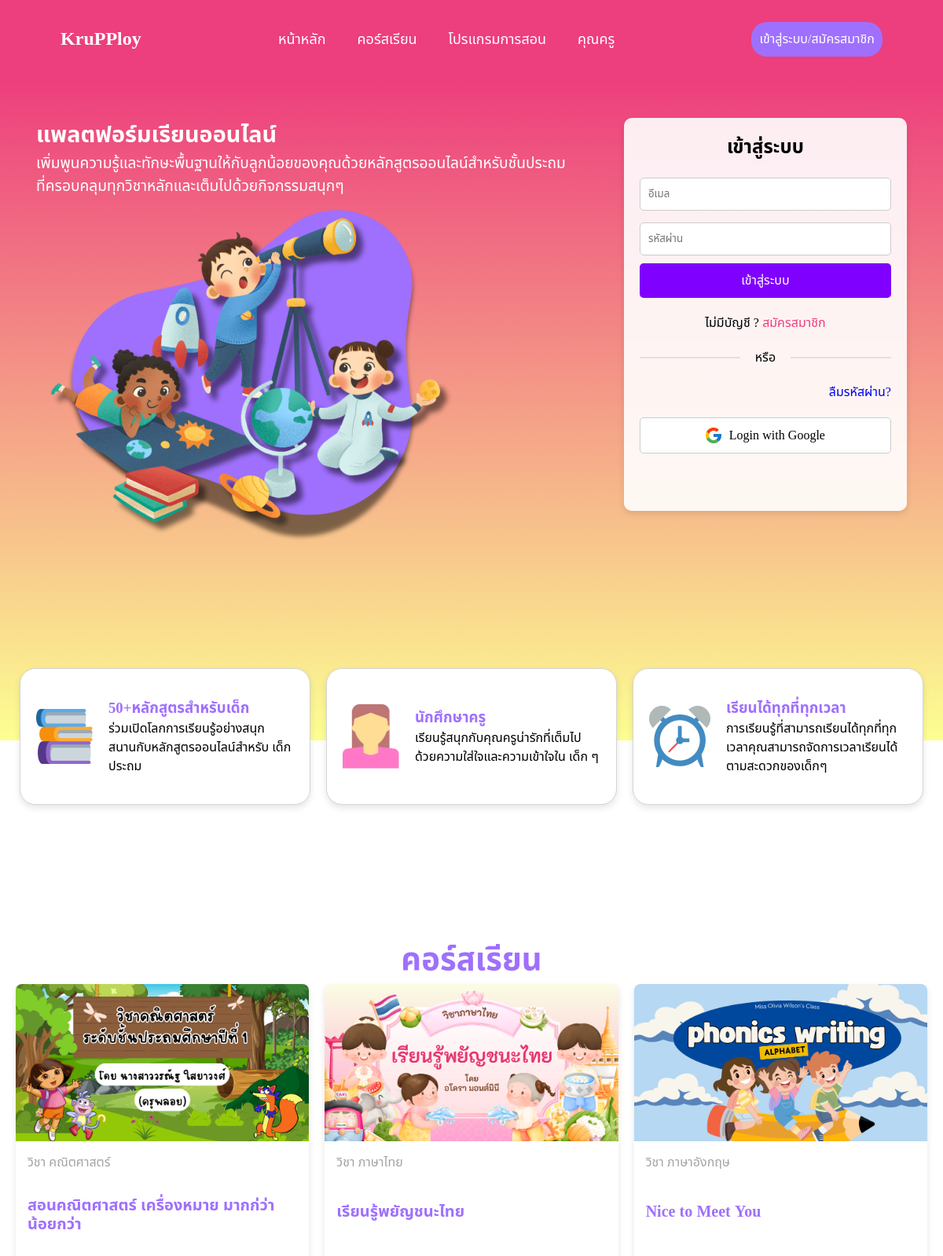
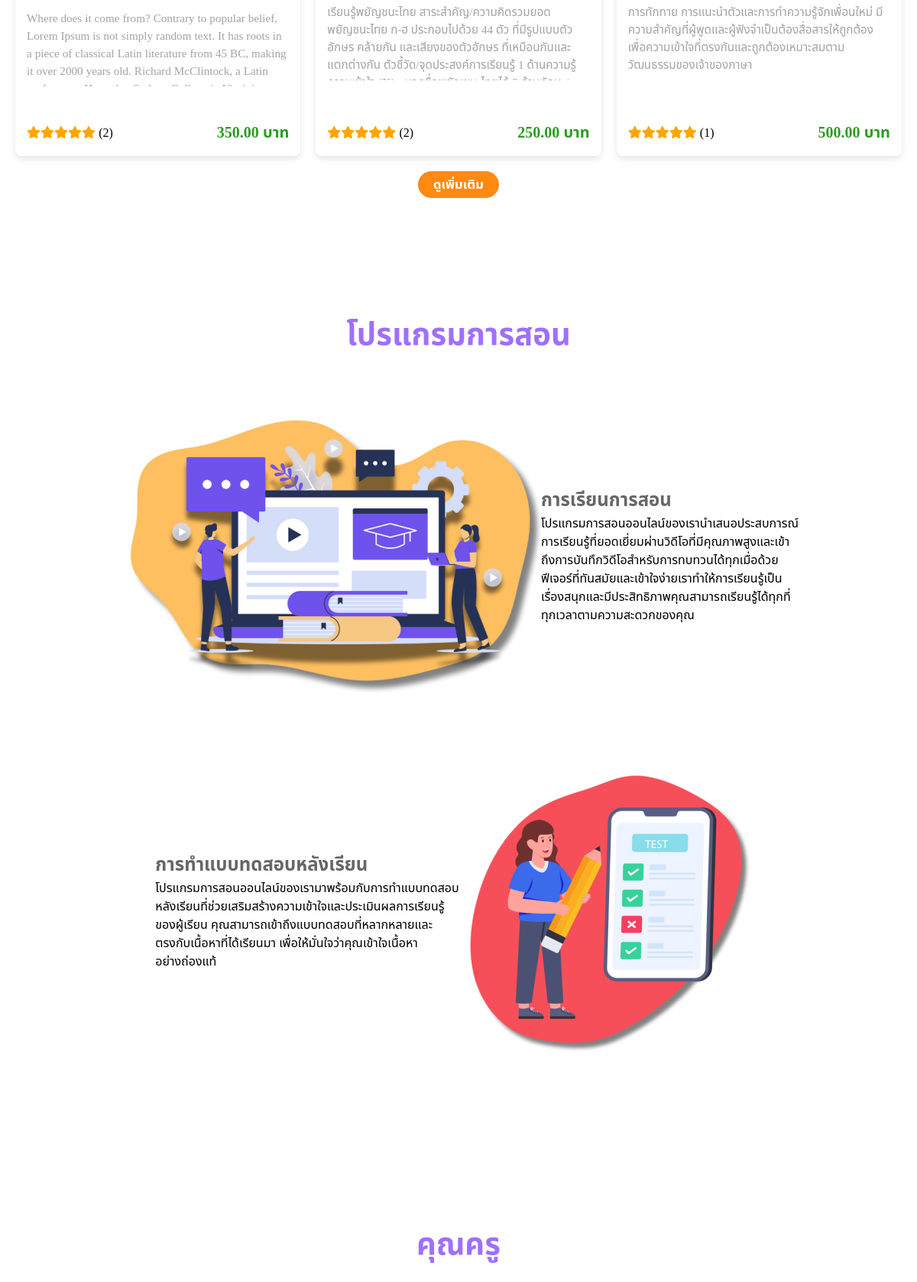
The page / (upper part) on the database its author committed (2 pictures, top to bottom).
### tables this page shows
CREATE TABLE `courses` (
  `id` int(11) NOT NULL,
  `cover_image` varchar(255) NOT NULL,
  `video_link` varchar(255) DEFAULT NULL,
  `course_name` varchar(255) NOT NULL,
  `course_content` text NOT NULL,
  `subject` enum('ภาษาอังกฤษ','ภาษาไทย','คณิตศาสตร์') NOT NULL,
  `price` decimal(10,2) NOT NULL,
  `user_id` int(11) DEFAULT NULL,
  `rating` int(20) NOT NULL
);

### index.php (the view, shortened to what this page needs)
<?php
require_once "components/database.php";
$sql = "
    SELECT c.*, COALESCE(AVG(r.rating), 0) AS average_rating, COUNT(r.rating) AS rating_count
    FROM courses c
    LEFT JOIN course_ratings r ON c.id = r.course_id
    GROUP BY c.id
    ORDER BY average_rating DESC
    LIMIT 3
";
$result = $conn->query($sql);
?>
<!DOCTYPE html>
<html lang="en">
<head>
    <link rel="stylesheet" href="./css/stlye.css">
    <link rel="stylesheet" href="https://cdnjs.cloudflare.com/ajax/libs/font-awesome/4.7.0/css/font-awesome.min.css">
    <link rel="stylesheet" href="https://cdnjs.cloudflare.com/ajax/libs/font-awesome/6.0.0-beta3/css/all.min.css">
</head>
<body>
    <nav>
        <div class="navheader">
            <div class="logo">
                KruPPloy
            </div>
            <div>
                <ul class="nav-links" id="mynav-links">
                    <li><a href="#">หน้าหลัก</a></li>
                    <li><a href="course.php">คอร์สเรียน</a></li>
                    <li><a href="#">โปรแกรมการสอน</a></li>
                    <li><a href="infoteacher.php">คุณครู</a></li>
                </ul>
            </div>
            <a href="#" onclick="openForm()">
                <div class="signup_button">
                    เข้าสู่ระบบ/สมัครสมาชิก
                </div>
            </a>
        </div>
    </nav>
    <section class="box_1">
        <div class="boxinbox">
            <div class="text_box1">
                <h1>แพลตฟอร์มเรียนออนไลน์</h1>
                เพิ่มพูนความรู้และทักษะพื้นฐานให้กับลูกน้อยของคุณด้วยหลักสูตรออนไลน์สำหรับชั้นประถม<br>
                ที่ครอบคลุมทุกวิชาหลักและเต็มไปด้วยกิจกรรมสนุกๆ
                <div>
                    <img src="img/3c.png" alt="" width="543" height="442">
                </div>
            </div>
            <div class="login-container" id="myForm">
                <div class="login-box">
                    <h2>เข้าสู่ระบบ</h2>
                    <form action="login.php" method="post">
                        <input type="email" id="email" name="email" placeholder="อีเมล" required>
                        <input type="password" id="password" name="password" placeholder="รหัสผ่าน" required>
                        <button type="submit" name="login" class="login-button">เข้าสู่ระบบ</button>
                        <div class="signup-link">
                            ไม่มีบัญชี ? <a href="#" onclick="openForms()">สมัครสมาชิก</a>
                        </div>
                        <div class="divider">หรือ</div>
                    </form>
                    <div class="forgot-password">
                        <a href="forgot-password.php">ลืมรหัสผ่าน?</a>
                    </div>
                    <a href="google-login.php">
                        <button class="social-button google">
                            <img src="img/google-icon.png" alt="Google Logo"> Login with Google
                        </button>
                    </a>
                </div>
            </div>
        </div>
    </section>
    <section class="features">
        <div class="feature">
            <img src="img/icon1.png" alt="Icon" width="72.03" height="69.97">
            <div class="text-feat">
                <h3>50+หลักสูตรสำหรับเด็ก</h3>
                <p>ร่วมเปิดโลกการเรียนรู้อย่างสนุก
                    สนานกับหลักสูตรออนไลน์สำหรับ
                    เด็กประถม</p>
            </div>
        </div>
        <div class="feature">
            <img src="img/icon2.png" alt="Icon" width="72.03" height="81.52">
            <div class="text-feat">
                <h3>นักศึกษาครู</h3>
                <p>เรียนรู้สนุกกับคุณครูน่ารักที่เต็มไป
                    ด้วยความใส่ใจและความเข้าใจใน
                    เด็ก ๆ</p>
            </div>
        </div>
        <div class="feature">
            <img src="img/icon3.png" alt="Icon" width="78" height="78">
            <div class="text-feat">
                <h3>เรียนได้ทุกที่ทุกเวลา</h3>
                <p>การเรียนรู้ที่สามารถเรียนได้ทุกที่ทุก
                    เวลาคุณสามารถจัดการเวลาเรียนได้ตามสะดวกของเด็กๆ</p>
            </div>
        </div>
    </section>
    <div class="containner_program">
        <div class="main-content">
            <h1>คอร์สเรียน</h1>
            <section class="dashboard-content">
                <?php
                if ($result->num_rows > 0) {
                    while ($course = $result->fetch_assoc()) {
                ?>
                        <div class="boxcourse" onclick="location.href='course_infonologin.php?course_id=<?= $course['id']; ?>'">
                            <img src="uploads/covers/<?php echo $course['cover_image']; ?>" alt="course" class="course-image">
                            <div class="textboxcourse">
                                <p class="course-subject">วิชา <?php echo $course['subject']; ?></p>
                                <h5 class="course-title1"><?php echo $course['course_name']; ?></h5>
                                <p class="course-content1"><?php echo $course['course_content']; ?></p>
                                <div class="rate-price">
                                    <div>
                                        <?php
                                        $average_rating = round($course['average_rating']);
                                        for ($i = 0; $i < 5; $i++) {
                                            if ($i < $average_rating) {
                                                echo '<span class="fa fa-star checked"></span>';
                                            } else {
                                                echo '<span class="fa fa-star"></span>';
                                            }
                                        }
                                        ?>
                                        <span>(<?php echo $course['rating_count']; ?>)</span>
                                    </div>
                                    <h4 class="price_course"><?php echo $course['price']; ?> บาท</h4>
                                </div>
                            </div>
                        </div>
                <?php
                    }
                } else {
                    echo "<p>ไม่มีคอร์สที่พบ</p>";
                }
                ?>
            </section>
        </div>
    </div>
    <div class="boxcoursebtn-seemore">
        <a href="course.php">
            <div class="coursebtn-seemore">
                <h5>ดูเพิ่มเติม</h5>
            </div>
        </a>
    </div>
    <section class="program">
        <h1>โปรแกรมการสอน</h1>
        <div class="program-content">
            <img src="img/program1.png" alt="Program" width="553" height="376">
            <div>
                <h5>การเรียนการสอน</h5>
                <p>โปรแกรมการสอนออนไลน์ของเรานำเสนอประสบการณ์<br>
                    การเรียนรู้ที่ยอดเยี่ยมผ่านวิดีโอที่มีคุณภาพสูงและเข้า<br>
                    ถึงการบันทึกวิดีโอสำหรับการทบทวนได้ทุกเมื่อด้วย<br>
                    ฟีเจอร์ที่ทันสมัยและเข้าใจง่ายเราทำให้การเรียนรู้เป็น<br>
                    เรื่องสนุกและมีประสิทธิภาพคุณสามารถเรียนรู้ได้ทุกที่<br>
                    ทุกเวลาตามความสะดวกของคุณ</p>
            </div>
        </div>
        <div class="program-content2">
            <div>
                <h5>การทำแบบทดสอบหลังเรียน</h5>
                <p>โปรแกรมการสอนออนไลน์ของเรามาพร้อมกับการทำแบบทดสอบ<br>
                    หลังเรียนที่ช่วยเสริมสร้างความเข้าใจและประเมินผลการเรียนรู้<br>
                    ของผู้เรียน คุณสามารถเข้าถึงแบบทดสอบที่หลากหลายและ<br>
                    ตรงกับเนื้อหาที่ได้เรียนมา เพื่อให้มั่นใจว่าคุณเข้าใจเนื้อหา<br>
                    อย่างถ่องแท้</p>
            </div>
            <img src="img/program2.png" alt="Program" width="396" height="374">
        </div>
    </section>
    <section class="teachers">
        <h1>คุณครู</h1>
        <div class="box_teachers">
        </div>
    </section>
</body>
</html>

### rows shown on the page
courses: cover_image (picture), subject "คณิตศาสตร์", course_name "สอนคณิตศาสตร์ เครื่องหมาย มากก่ว่าน้อยกว่า", course_content "Where does it come from? Contrary to popular belief, Lorem Ipsum is not simply random text. It has roots in a piece of classical Latin literature from 45 BC, making it over 2000 years old. Richard McClintock, a Latin…", rating_count "2", price "350.00"
courses: cover_image (picture), subject "ภาษาไทย", course_name "เรียนรู้พยัญชนะไทย", course_content "เรียนรู้พยัญชนะไทย สาระสำคัญ/ความคิดรวมยอด พยัญชนะไทย ก-ฮ ประกอบไปด้วย 44 ตัว ที่มีรูปแบบตัวอักษร คล้ายกัน และเสียงของตัวอักษร ที่เหมือนกันและแตกต่างกัน ตัวชี้วัด/จุดประสงค์การเรียนรู้ 1 ด้านความรู้…", rating_count "2", price "250.00"
courses: cover_image (picture), subject "ภาษาอังกฤษ", course_name "Nice to Meet You", course_content "การทักทาย การแนะนำตัวและการทำความรู้จักเพื่อนใหม่ มีความสำคัญที่ผู้พูดและผู้ฟังจำเป็นต้องสื่อสารให้ถูกต้อง เพื่อความเข้าใจที่ตรงกันและถูกต้องเหมาะสมตามวัฒนธรรมของเจ้าของภาษา", rating_count "1", price "500.00"
